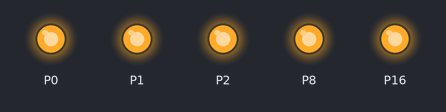
A program run on a simulated BBC micro:bit (MakeCode). On the bench: output pins drawn as LEDs (lit = HIGH).

Above: at 0.1 s.
Timing chart, 0 to 1.6 s (numbered marks = the images above):
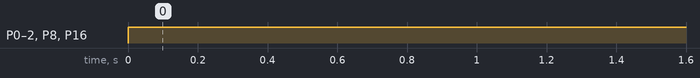

Measured:
- by itself, P0–2, P8, P16: LOW → HIGH at 0.00 s

The program:

main.ts
```typescript
basic.forever(function () {
    pins.digitalWritePin(DigitalPin.P0, 1)
    pins.digitalWritePin(DigitalPin.P1, 1)
    pins.digitalWritePin(DigitalPin.P2, 1)
    pins.digitalWritePin(DigitalPin.P8, 1)
    pins.digitalWritePin(DigitalPin.P16, 1)
})
```

test.ts
```typescript
// les tests vont ici ; cela ne sera pas compilé si ce paquet est utilisé en tant qu'extension.
```
